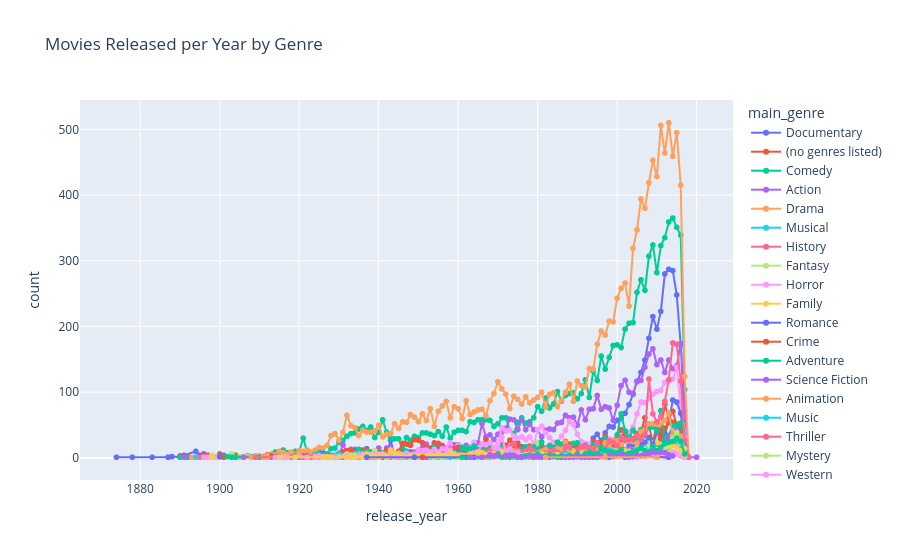

Notebook source saved alongside this figure:
### Code cell
year_genre = df.groupby(['release_year', 'main_genre']).size().reset_index(name='count')
fig = px.line(year_genre, x='release_year', y='count', color='main_genre',
              title="Movies Released per Year by Genre", markers=True)
fig.show()
